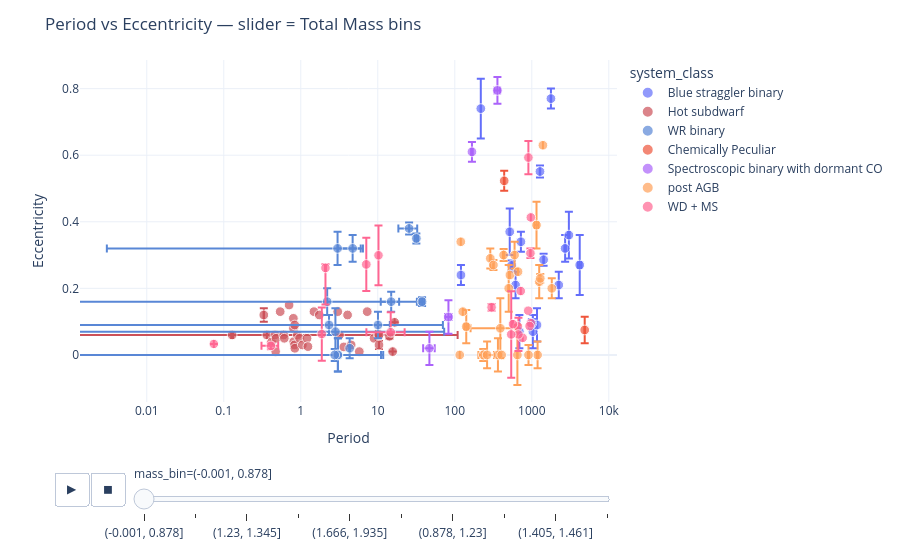

This figure's notebook cell:
### Code cell
# Now make an interactive plotly version with mass as a slider
# Compute total mass and create mass bins for the slider
df['Total Mass'] = (df['M1'].fillna(0) + df['M2'].fillna(0)).astype(float)
# Create quantile-based bins to get a reasonable number of slider frames (e.g. 10)
n_bins = 10
# Handle constant or NaN total mass gracefully
if df['Total Mass'].isnull().all() or df['Total Mass'].nunique() <= 1:
    df['mass_bin'] = 'all'
else:
    # we label bins as strings so the slider displays readable tick labels
    df['mass_bin'] = pd.qcut(df['Total Mass'], q=n_bins, duplicates='drop').astype(str)

# Build the animated scatter with animation_frame set to the mass bin
# Ensure size column is numeric and has no NaNs (Plotly requires numeric sizes)
size_col = df['M1'].copy()
# Replace NaN with a small positive floor so markers remain visible
size_col = size_col.fillna(df['M1'].median() if df['M1'].notnull().any() else 1.0)
# Enforce a minimum marker size (e.g., 3) and scale for better visibility
size_col = (size_col - size_col.min()) / (size_col.max() - size_col.min() + 1e-9) * 12 + 3

fig = px.scatter(df.assign(_size=size_col), x='Period', y='Eccentricity',
                 color='system_class',
                 color_discrete_map=COLORMAP,
                #  symbol='system_class',
                #  symbol_map=SYMBOLMAP,
                 hover_data={'System Name': True, 'M1': ':.2f', 'M2': ':.2f', 'Type1': True, 'Type2': True},
                 size='_size',                 # use safe computed size column
                 animation_frame='mass_bin',
                 animation_group='System Name',
                 size_max=15,
                 log_x=True,
                 template='plotly_white')

# Optionally attach error bars if present
try:
    fig.update_traces(error_x=dict(type='data', array=df['Period_err_plus'], arrayminus=df['Period_err_minus']),
                      error_y=dict(type='data', array=df['Ecc_err_plus'], arrayminus=df['Ecc_err_minus']))
except Exception:
    pass

# Improve layout: set slider title and format ticks
fig.update_layout(title='Period vs Eccentricity — slider = Total Mass bins',
                  legend_title_text='system_class')
fig.show()

### Figure 1 — Plotly figure (JSON) as saved in the notebook; plotly's stock layout.template omitted (floating-point values rounded to 4 significant figures; data arrays with more than 128 entries replaced by an {"elided": "..."} marker saying what was removed)
{"data": [{"customdata": [["Cl* NGC 188 PKM 451", null, null, "MS", "WD"], ["Cl* NGC 188 PKM 1888", null, null, "MS", "WD"], ["Cl* NGC 188 PKM 2679", null, null, "MS", "WD"], ["Cl* NGC 188 PKM 4348", null, null, "MS", "WD"], ["Cl* NGC 188 PKM 4540", null, null, "MS", "WD"], ["Cl* NGC 188 PKM 4581", null, null, "MS", "WD"], ["Cl* NGC 188 PKM 4589", null, null, "MS", "WD"], ["Cl* NGC 188 PKM 4970", null, null, "MS", "WD"], ["Cl* NGC 188 PKM 5325", null, null, "MS", "WD"], ["Cl* NGC 188 PKM 5350", null, null, "MS", "WD"], ["Cl* NGC 188 PKM 5379", null, null, "MS", "WD"], ["Cl* NGC 188 PKM 5434", null, null, "MS", "WD"], ["Cl* NGC 188 PKM 5671", null, null, "MS", "WD"], ["[NMM2020] WOCS 5011", null, null, "MS", "WD"], ["[NMM2020] WOCS 10011", null, null, "MS", "WD"], ["[NMM2020] WOCS 20009", null, null, "MS", "WD"], ["[NMM2020] WOCS 36011", null, null, "MS", "WD"]], "error_x": {"array": {"elided": "4465 float values"}, "arrayminus": {"elided": "4465 float values"}, "type": "data"}, "error_y": {"array": {"elided": "4465 float values"}, "arrayminus": {"elided": "4465 float values"}, "type": "data"}, "hovertemplate": "system_class=Blue straggler binary<br>mass_bin=(-0.001, 0.878]<br>Period=%{x}<br>Eccentricity=%{y}<br>_size=%{marker.size}<br>System Name=%{customdata[0]}<br>M1=%{customdata[1]:.2f}<br>M2=%{customdata[2]:.2f}<br>Type1=%{customdata[3]}<br>Type2=%{customdata[4]}<extra></extra>", "ids": ["Cl* NGC 188 PKM 451", "Cl* NGC 188 PKM 1888", "Cl* NGC 188 PKM 2679", "Cl* NGC 188 PKM 4348", "Cl* NGC 188 PKM 4540", "Cl* NGC 188 PKM 4581", "Cl* NGC 188 PKM 4589", "Cl* NGC 188 PKM 4970", "Cl* NGC 188 PKM 5325", "Cl* NGC 188 PKM 5350", "Cl* NGC 188 PKM 5379", "Cl* NGC 188 PKM 5434", "Cl* NGC 188 PKM 5671", "[NMM2020] WOCS 5011", "[NMM2020] WOCS 10011", "[NMM2020] WOCS 20009", "[NMM2020] WOCS 36011"], "legendgroup": "Blue straggler binary", "marker": {"color": "#636efa", "size": [3.168, 3.168, 3.168, 3.168, 3.168, 3.168, 3.168, 3.168, 3.168, 3.168, 3.168, 3.168, 3.168, 3.168, 3.168, 3.168, 3.168], "sizemode": "area", "sizeref": 0.06667, "symbol": "circle"}, "mode": "markers", "name": "Blue straggler binary", "orientation": "v", "showlegend": true, "type": "scatter", "x": [722.0, 2240.0, 1033.0, 1168.0, 3030.0, 546.7, 615.2, 1003.0, 1772.0, 690.0, 120.2, 1277.0, 1423.0, 2710.0, 517.0, 4190.0, 217.6], "xaxis": "x", "y": [0.34, 0.21, 0.07, 0.09, 0.36, 0.269, 0.21, 0.095, 0.77, 0.07, 0.24, 0.551, 0.286, 0.32, 0.37, 0.27, 0.74], "yaxis": "y"}, {"customdata": {"elided": "151x5 mixed values"}, "error_x": {"array": {"elided": "4465 float values"}, "arrayminus": {"elided": "4465 float values"}, "type": "data"}, "error_y": {"array": {"elided": "4465 float values"}, "arrayminus": {"elided": "4465 float values"}, "type": "data"}, "hovertemplate": "system_class=Hot subdwarf<br>mass_bin=(-0.001, 0.878]<br>Period=%{x}<br>Eccentricity=%{y}<br>_size=%{marker.size}<br>System Name=%{customdata[0]}<br>M1=%{customdata[1]:.2f}<br>M2=%{customdata[2]:.2f}<br>Type1=%{customdata[3]}<br>Type2=%{customdata[4]}<extra></extra>", "ids": {"elided": "151 str values"}, "legendgroup": "Hot subdwarf", "marker": {"color": "#cc5159", "size": {"elided": "151 float values"}, "sizemode": "area", "sizeref": 0.06667, "symbol": "circle"}, "mode": "markers", "name": "Hot subdwarf", "orientation": "v", "showlegend": true, "type": "scatter", "x": {"elided": "151 float values"}, "xaxis": "x", "y": {"elided": "151 float values"}, "yaxis": "y"}, {"customdata": [["BAT99 28", null, null, "O5 V", "WR-WC6"], ["BAT99 29", null, null, "B1.5 V", "WR-WN3"], ["BAT99 38", null, null, "O-uncertain", "WR-WC4"], ["BAT99 39", null, null, "O6 V", "WR-WC4"], ["BAT99 43", null, null, "O9 V", "WR-WN3"], ["BAT99 49", null, null, "O9 V", "WR-WN4"], ["BAT99 59", null, null, "O9 V", "WR-WN4"], ["BAT99 64", null, null, "O9 V", "WR-WN4"], ["BAT99 71", null, null, "O6.5 V", "WR-WN3"], ["BAT99 77", null, null, "O7.5 III", "WR-WN7"], ["BAT99 92", null, null, "O6 V", "WR-WN3"], ["BAT99 103", null, null, "O4 V", "WR-WN5"], ["BAT99 126", null, null, "O7 V", "WR-WN3"], ["SMC AB 3", null, null, "O-O9", "WR-WN3"]], "error_x": {"array": {"elided": "4465 float values"}, "arrayminus": {"elided": "4465 float values"}, "type": "data"}, "error_y": {"array": {"elided": "4465 float values"}, "arrayminus": {"elided": "4465 float values"}, "type": "data"}, "hovertemplate": "system_class=WR binary<br>mass_bin=(-0.001, 0.878]<br>Period=%{x}<br>Eccentricity=%{y}<br>_size=%{marker.size}<br>System Name=%{customdata[0]}<br>M1=%{customdata[1]:.2f}<br>M2=%{customdata[2]:.2f}<br>Type1=%{customdata[3]}<br>Type2=%{customdata[4]}<extra></extra>", "ids": ["BAT99 28", "BAT99 29", "BAT99 38", "BAT99 39", "BAT99 43", "BAT99 49", "BAT99 59", "BAT99 64", "BAT99 71", "BAT99 77", "BAT99 92", "BAT99 103", "BAT99 126", "SMC AB 3"], "legendgroup": "WR binary", "marker": {"color": "#5987d6", "size": [3.168, 3.168, 3.168, 3.168, 3.168, 3.168, 3.168, 3.168, 3.168, 3.168, 3.168, 3.168, 3.168, 3.168], "sizemode": "area", "sizeref": 0.06667, "symbol": "circle"}, "mode": "markers", "name": "WR binary", "orientation": "v", "showlegend": true, "type": "scatter", "x": [14.93, 2.202, 3.033, 3.033, 2.816, 31.69, 4.713, 37.59, 2.326, 3.003, 4.312, 2.759, 25.5, 10.05], "xaxis": "x", "y": [0.16, 0.16, 0.0, 0.0, 0.07, 0.35, 0.32, 0.16, 0.09, 0.32, 0.02, 0.0, 0.38, 0.09], "yaxis": "y"}, {"customdata": [["HD 114520 a", null, null, "SB2", "white dwarf"], ["BD-10d4311", 0.8, null, "sgCH", "WD"]], "error_x": {"array": {"elided": "4465 float values"}, "arrayminus": {"elided": "4465 float values"}, "type": "data"}, "error_y": {"array": {"elided": "4465 float values"}, "arrayminus": {"elided": "4465 float values"}, "type": "data"}, "hovertemplate": "system_class=Chemically Peculiar<br>mass_bin=(-0.001, 0.878]<br>Period=%{x}<br>Eccentricity=%{y}<br>_size=%{marker.size}<br>System Name=%{customdata[0]}<br>M1=%{customdata[1]:.2f}<br>M2=%{customdata[2]:.2f}<br>Type1=%{customdata[3]}<br>Type2=%{customdata[4]}<extra></extra>", "ids": ["HD 114520 a", "BD-10d4311"], "legendgroup": "Chemically Peculiar", "marker": {"color": "#EF553B", "size": [3.168, 3.155], "sizemode": "area", "sizeref": 0.06667, "symbol": "circle"}, "mode": "markers", "name": "Chemically Peculiar", "orientation": "v", "showlegend": true, "type": "scatter", "x": [437.9, 4865.0], "xaxis": "x", "y": [0.523, 0.075], "yaxis": "y"}, {"customdata": [["NGC 3201 #12560", 0.81, null, "MS", "BH"], ["PSR B1820-11", null, null, "MS/WD?", "NS"], ["PSR J1954+2529", null, null, "MS/WD?", "NS"], ["G8441", 0.28, null, "RG", "NS/WD/MS?"]], "error_x": {"array": {"elided": "4465 float values"}, "arrayminus": {"elided": "4465 float values"}, "type": "data"}, "error_y": {"array": {"elided": "4465 float values"}, "arrayminus": {"elided": "4465 float values"}, "type": "data"}, "hovertemplate": "system_class=Spectroscopic binary with dormant CO<br>mass_bin=(-0.001, 0.878]<br>Period=%{x}<br>Eccentricity=%{y}<br>_size=%{marker.size}<br>System Name=%{customdata[0]}<br>M1=%{customdata[1]:.2f}<br>M2=%{customdata[2]:.2f}<br>Type1=%{customdata[3]}<br>Type2=%{customdata[4]}<extra></extra>", "ids": ["NGC 3201 #12560", "PSR B1820-11", "PSR J1954+2529", "G8441"], "legendgroup": "Spectroscopic binary with dormant CO", "marker": {"color": "#ab63fa", "size": [3.157, 3.168, 3.168, 3.053], "sizemode": "area", "sizeref": 0.06667, "symbol": "circle"}, "mode": "markers", "name": "Spectroscopic binary with dormant CO", "orientation": "v", "showlegend": true, "type": "scatter", "x": [167.0, 357.8, 82.72, 46.81], "xaxis": "x", "y": [0.61, 0.7946, 0.114, 0.02], "yaxis": "y"}, {"customdata": [["89 Her", null, 0.1, "MS?", "post AGB"], ["AC Her", null, 0.64, "MS?", "post AGB"], ["BD+46 442", null, 0.72, "MS?", "post AGB"], ["DY Ori", null, 0.79, "MS?", "post AGB"], ["EP Lyr", null, 0.77, "MS?", "post AGB"], ["HD 44179", null, 0.38, "MS?", "post AGB"], ["HD 46703", null, 0.77, "MS?", "post AGB"], ["HD 52961", null, 0.87, "MS?", "post AGB"], ["HD 108015", null, 0.13, "MS?", "post AGB"], ["HD 158616", null, 0.26, "MS?", "post AGB"], ["HP Lyr", null, 0.47, "MS?", "post AGB"], ["HR 4049", null, 0.69, "MS?", "post AGB"], ["IRAS 05208-2035", null, 0.64, "MS?", "post AGB"], ["IRAS 06165+3158", null, 0.52, "MS?", "post AGB"], ["IRAS 08544-4431", null, 0.31, "MS?", "post AGB"], ["IRAS 15469-5311", null, 0.45, "MS?", "post AGB"], ["IRAS 16230-3410", null, 0.13, "MS?", "post AGB"], ["IRAS 17038-4815", null, 0.81, "MS?", "post AGB"], ["IRAS 19125+0343", null, 0.48, "MS?", "post AGB"], ["IRAS 19135+3937", null, 0.45, "MS?", "post AGB"], ["IRAS 19157-0247", null, 0.15, "MS?", "post AGB"], ["SAO 173329", null, 0.27, "MS?", "post AGB"], ["ST Pup", null, 0.81, "MS?", "post AGB"], ["TW Cam", null, 0.68, "MS?", "post AGB"]], "error_x": {"array": {"elided": "4465 float values"}, "arrayminus": {"elided": "4465 float values"}, "type": "data"}, "error_y": {"array": {"elided": "4465 float values"}, "arrayminus": {"elided": "4465 float values"}, "type": "data"}, "hovertemplate": "system_class=post AGB<br>mass_bin=(-0.001, 0.878]<br>Period=%{x}<br>Eccentricity=%{y}<br>_size=%{marker.size}<br>System Name=%{customdata[0]}<br>M1=%{customdata[1]:.2f}<br>M2=%{customdata[2]:.2f}<br>Type1=%{customdata[3]}<br>Type2=%{customdata[4]}<extra></extra>", "ids": ["89 Her", "AC Her", "BD+46 442", "DY Ori", "EP Lyr", "HD 44179", "HD 46703", "HD 52961", "HD 108015", "HD 158616", "HP Lyr", "HR 4049", "IRAS 05208-2035", "IRAS 06165+3158", "IRAS 08544-4431", "IRAS 15469-5311", "IRAS 16230-3410", "IRAS 17038-4815", "IRAS 19125+0343", "IRAS 19135+3937", "IRAS 19157-0247", "SAO 173329", "ST Pup", "TW Cam"], "legendgroup": "post AGB", "marker": {"color": "#FFA15A", "size": [3.168, 3.168, 3.168, 3.168, 3.168, 3.168, 3.168, 3.168, 3.168, 3.168, 3.168, 3.168, 3.168, 3.168, 3.168, 3.168, 3.168, 3.168, 3.168, 3.168, 3.168, 3.168, 3.168, 3.168], "sizemode": "area", "sizeref": 0.06667, "symbol": "circle"}, "mode": "markers", "name": "post AGB", "orientation": "v", "showlegend": true, "type": "scatter", "x": [289.1, 1189.0, 140.8, 1248.0, 1151.0, 317.6, 597.4, 1289.0, 906.3, 363.3, 1818.0, 430.6, 234.4, 262.6, 501.1, 390.2, 649.8, 1394.0, 519.7, 127.0, 119.6, 116.0, 406.0, 662.2], "xaxis": "x", "y": [0.29, 0.0, 0.085, 0.22, 0.39, 0.27, 0.3, 0.23, 0.0, 0.0, 0.2, 0.3, 0.0, 0.0, 0.2, 0.08, 0.0, 0.63, 0.24, 0.13, 0.34, 0.0, 0.0, 0.25], "yaxis": "y"}, {"customdata": {"elided": "235x5 mixed values"}, "error_x": {"array": {"elided": "4465 float values"}, "arrayminus": {"elided": "4465 float values"}, "type": "data"}, "error_y": {"array": {"elided": "4465 float values"}, "arrayminus": {"elided": "4465 float values"}, "type": "data"}, "hovertemplate": "system_class=WD + MS<br>mass_bin=(-0.001, 0.878]<br>Period=%{x}<br>Eccentricity=%{y}<br>_size=%{marker.size}<br>System Name=%{customdata[0]}<br>M1=%{customdata[1]:.2f}<br>M2=%{customdata[2]:.2f}<br>Type1=%{customdata[3]}<br>Type2=%{customdata[4]}<extra></extra>", "ids": {"elided": "235 str values"}, "legendgroup": "WD + MS", "marker": {"color": "#FF6692", "size": {"elided": "235 float values"}, "sizemode": "area", "sizeref": 0.06667, "symbol": "circle"}, "mode": "markers", "name": "WD + MS", "orientation": "v", "showlegend": true, "type": "scatter", "x": {"elided": "235 float values"}, "xaxis": "x", "y": {"elided": "235 float values"}, "yaxis": "y"}], "layout": {"legend": {"itemsizing": "constant", "title": {"text": "system_class"}, "tracegroupgap": 0}, "margin": {"t": 60}, "sliders": [{"active": 0, "currentvalue": {"prefix": "mass_bin="}, "len": 0.9, "pad": {"b": 10, "t": 60}, "steps": [{"args": [["(-0.001, 0.878]"], {"frame": {"duration": 0, "redraw": false}, "fromcurrent": true, "mode": "immediate", "transition": {"duration": 0, "easing": "linear"}}], "label": "(-0.001, 0.878]", "method": "animate"}, {"args": [["(1.935, 80.0]"], {"frame": {"duration": 0, "redraw": false}, "fromcurrent": true, "mode": "immediate", "transition": {"duration": 0, "easing": "linear"}}], "label": "(1.935, 80.0]", "method": "animate"}, {"args": [["(1.23, 1.345]"], {"frame": {"duration": 0, "redraw": false}, "fromcurrent": true, "mode": "immediate", "transition": {"duration": 0, "easing": "linear"}}], "label": "(1.23, 1.345]", "method": "animate"}, {"args": [["(1.345, 1.405]"], {"frame": {"duration": 0, "redraw": false}, "fromcurrent": true, "mode": "immediate", "transition": {"duration": 0, "easing": "linear"}}], "label": "(1.345, 1.405]", "method": "animate"}, {"args": [["(1.666, 1.935]"], {"frame": {"duration": 0, "redraw": false}, "fromcurrent": true, "mode": "immediate", "transition": {"duration": 0, "easing": "linear"}}], "label": "(1.666, 1.935]", "method": "animate"}, {"args": [["(1.461, 1.512]"], {"frame": {"duration": 0, "redraw": false}, "fromcurrent": true, "mode": "immediate", "transition": {"duration": 0, "easing": "linear"}}], "label": "(1.461, 1.512]", "method": "animate"}, {"args": [["(0.878, 1.23]"], {"frame": {"duration": 0, "redraw": false}, "fromcurrent": true, "mode": "immediate", "transition": {"duration": 0, "easing": "linear"}}], "label": "(0.878, 1.23]", "method": "animate"}, {"args": [["(1.582, 1.666]"], {"frame": {"duration": 0, "redraw": false}, "fromcurrent": true, "mode": "immediate", "transition": {"duration": 0, "easing": "linear"}}], "label": "(1.582, 1.666]", "method": "animate"}, {"args": [["(1.405, 1.461]"], {"frame": {"duration": 0, "redraw": false}, "fromcurrent": true, "mode": "immediate", "transition": {"duration": 0, "easing": "linear"}}], "label": "(1.405, 1.461]", "method": "animate"}, {"args": [["(1.512, 1.582]"], {"frame": {"duration": 0, "redraw": false}, "fromcurrent": true, "mode": "immediate", "transition": {"duration": 0, "easing": "linear"}}], "label": "(1.512, 1.582]", "method": "animate"}], "x": 0.1, "xanchor": "left", "y": 0, "yanchor": "top"}], "title": {"text": "Period vs Eccentricity — slider = Total Mass bins"}, "updatemenus": [{"buttons": [{"args": [null, {"frame": {"duration": 500, "redraw": false}, "fromcurrent": true, "mode": "immediate", "transition": {"duration": 500, "easing": "linear"}}], "label": "&#9654;", "method": "animate"}, {"args": [[null], {"frame": {"duration": 0, "redraw": false}, "fromcurrent": true, "mode": "immediate", "transition": {"duration": 0, "easing": "linear"}}], "label": "&#9724;", "method": "animate"}], "direction": "left", "pad": {"r": 10, "t": 70}, "showactive": false, "type": "buttons", "x": 0.1, "xanchor": "right", "y": 0, "yanchor": "top"}], "xaxis": {"anchor": "y", "domain": [0, 1], "title": {"text": "Period"}, "type": "log"}, "yaxis": {"anchor": "x", "domain": [0, 1], "title": {"text": "Eccentricity"}}}}
